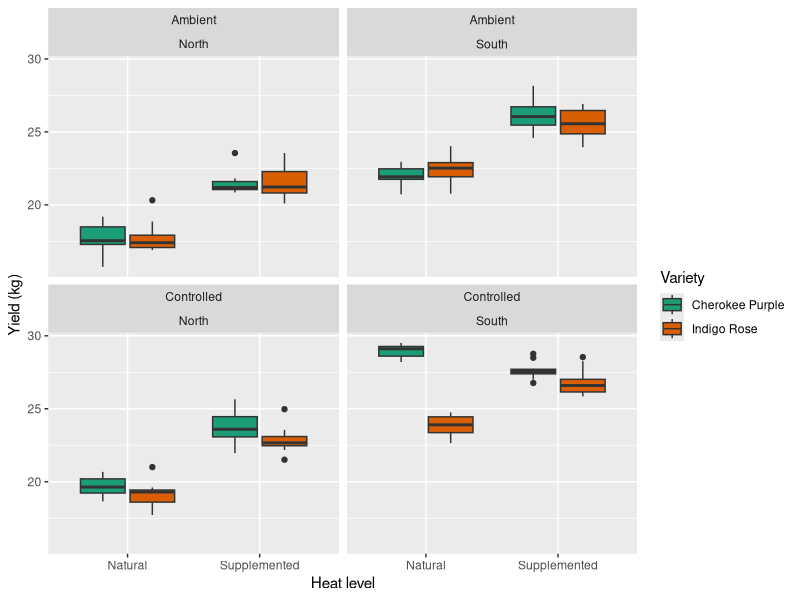

This chart was generated by the following R code:
#' Simulation function for the "tomato"
#' example given in "A Sequence of Games Useful in Teaching Experimental Design to Agriculture Students"
#' K. H. Pollock, H. M. Ross-Parker and R. Mead
set.seed(1234)
means <- c(18.1,17.9,20.1,19.9,22.1,21.9,23.1,22.9,
           22.1,21.9,29.1,23.9,26.1,25.9,27.1,26.9)
yield <- c(sapply(means, rnorm, n =  10))
data <- data.frame(yield = yield,
                   side = rep(c("North","South"), each = 80),
                   heat = rep(rep(c("Natural","Supplemented"), each = 40), times = 2),
                   light = rep(rep(c("Ambient","Controlled"),each = 20),times = 4),
                   variety = rep(rep(c("Cherokee Purple","Indigo Rose"), each = 10), times = 8))
library(ggplot2)
ggplot(data, aes(y = yield, x = heat, fill = variety)) + geom_boxplot() +
    facet_wrap(~ light + side) + labs( fill = "Variety") + ylab("Yield (kg)") +
    scale_fill_brewer(palette = "Dark2") + xlab("Heat level")

mod <- lm(yield ~ side + heat*light + variety, data = data)
summary(mod)
